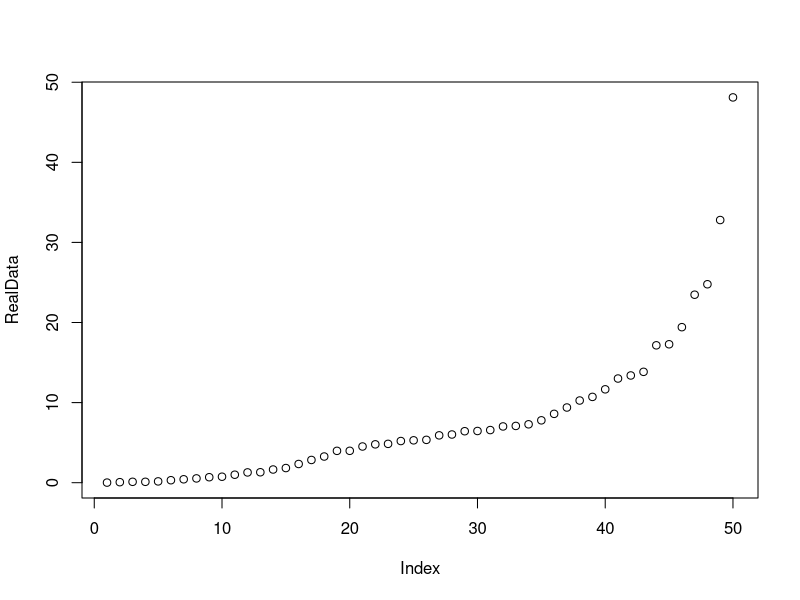
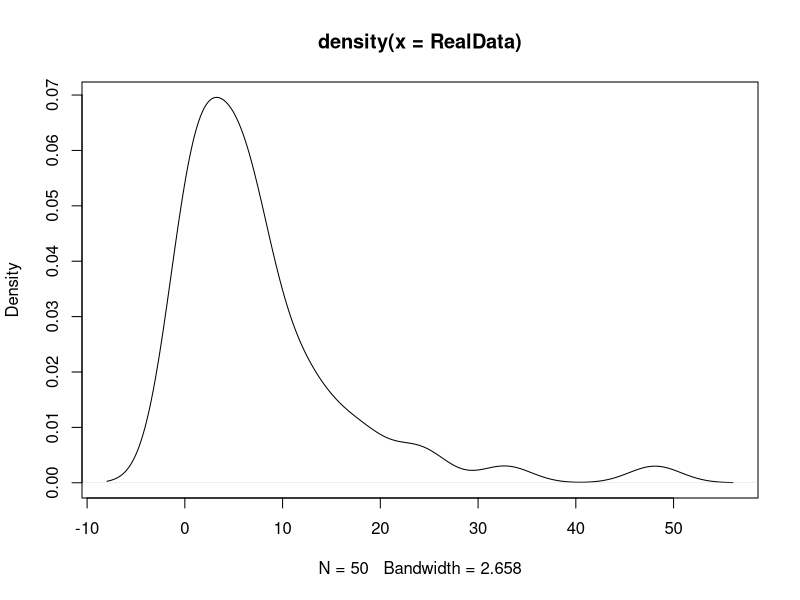

Source code (R) for these figures, in order:
#Weibull Models
#Data Set 8.1 Complete Data: All 50 Items Put into Use at t = 0 and Failure Times Are in Weeks
RealData <- c(0.013, 0.065, 0.111, 0.111, 0.163, 0.309, 0.426, 0.535, 0.684, 0.747,
              0.997, 1.284, 1.304, 1.647, 1.829, 2.336, 2.838, 3.269, 3.977, 3.981,
              4.520, 4.789, 4.849, 5.202, 5.291, 5.349, 5.911, 6.018, 6.427, 6.456,
              6.572, 7.023, 7.087, 7.291, 7.787, 8.596, 9.388, 10.261, 10.713, 11.658,
              13.006, 13.388, 13.842, 17.152, 17.283, 19.418, 23.471, 24.777, 32.795, 48.105)
N <- length(RealData)
plot(RealData)

plot(density(RealData))

R <- round(N*0.9)
R2 <- round(N*0.8)
R3 <- round(N*0.7)
R4 <- round(N*0.6)
R5 <- round(N*0.5)
#####Full sample
obs <- sort(RealData)
Hs <- NULL
for (k in 1:(N-1)) {
  H <- -k*log(k) - (N-k)*log(N-k) + k*log(sum(obs[1:k])) + (N-k)*(log(sum(obs[(k+1):N])))
  Hs <- c(Hs, H)
}
Hmin <- min(Hs)
TS <- - N*log(N) + N*log(sum(obs)) - Hmin
TS

obs_type2 <- c(obs[1:(R)], rep(obs[(R)], N - R))
d <- c(rep(1, R), rep(0, N - R))
Hs <- NULL
for (k in 1:(R-1)) {
  H <- -k*log(k) - (R-k)*log(R-k) + k*log(sum(obs_type2[1:k])) + (R-k)*(log(sum(obs_type2[(k+1):N])))
  Hs <- c(Hs, H)
}
Hmax <- - (R-1)*log(R-1) + log(sum(obs_type2[(R):N])) + (R-1)*log(sum(obs_type2[1:(R-1)]))
Hmin <- min(Hs, Hmax)
TS_2 <- - R*log(R) + R*log(sum(obs_type2)) - Hmin  
TS_2

obs_type2_2 <- c(obs[1:(R2)], rep(obs[(R2)], N - R2))
d <- c(rep(1, R2), rep(0, N - R2))
Hs <- NULL
for (k in 1:(R2-1)) {
  H <- -k*log(k) - (R2-k)*log(R2-k) + k*log(sum(obs_type2_2[1:k])) + (R2-k)*(log(sum(obs_type2_2[(k+1):N])))
  Hs <- c(Hs, H)
}
Hmax <- - (R2-1)*log(R2-1) + log(sum(obs_type2_2[(R2):N])) + (R2-1)*log(sum(obs_type2_2[1:(R2-1)]))
Hmin <- min(Hs, Hmax)
TS_3 <- - R2*log(R2) + R2*log(sum(obs_type2_2)) - Hmin
TS_3

obs_type2_3 <- c(obs[1:(R3)], rep(obs[(R3)], N - R3))
d <- c(rep(1, R3), rep(0, N - R3))
Hs <- NULL
for (k in 1:(R3-1)) {
  H <- -k*log(k) - (R3-k)*log(R3-k) + k*log(sum(obs_type2_3[1:k])) + (R3-k)*(log(sum(obs_type2_3[(k+1):N])))
  Hs <- c(Hs, H)
}
Hmax <- - (R3-1)*log(R3-1) + log(sum(obs_type2_3[(R3):N])) + (R3-1)*log(sum(obs_type2_3[1:(R3-1)]))
Hmin <- min(Hs, Hmax)
TS_4 <- - R3*log(R3) + R3*log(sum(obs_type2_3)) - Hmin
TS_4

obs_type2_4 <- c(obs[1:(R4)], rep(obs[(R4)], N - R4))
d <- c(rep(1, R4), rep(0, N - R4))
Hs <- NULL
for (k in 1:(R4-1)) {
  H <- -k*log(k) - (R4-k)*log(R4-k) + k*log(sum(obs_type2_4[1:k])) + (R4-k)*(log(sum(obs_type2_4[(k+1):N])))
  Hs <- c(Hs, H)
}
Hmax <- - (R4-1)*log(R4-1) + log(sum(obs_type2_4[(R4):N])) + (R4-1)*log(sum(obs_type2_4[1:(R4-1)]))
Hmin <- min(Hs, Hmax)
TS_5 <- - R4*log(R4) + R4*log(sum(obs_type2_4)) - Hmin
TS_5

obs_type2_5 <- c(obs[1:(R5)], rep(obs[(R5)], N - R5))
d <- c(rep(1, R5), rep(0, N - R5))
Hs <- NULL
for (k in 1:(R5-1)) {
  H <- -k*log(k) - (R5-k)*log(R5-k) + k*log(sum(obs_type2_5[1:k])) + (R5-k)*(log(sum(obs_type2_5[(k+1):N])))
  Hs <- c(Hs, H)
}
Hmax <- - (R5-1)*log(R5-1) + log(sum(obs_type2_5[(R5):N])) + (R5-1)*log(sum(obs_type2_5[1:(R5-1)]))
Hmin <- min(Hs, Hmax)
TS_6 <- - R5*log(R5) + R5*log(sum(obs_type2_5)) - Hmin
TS_6
